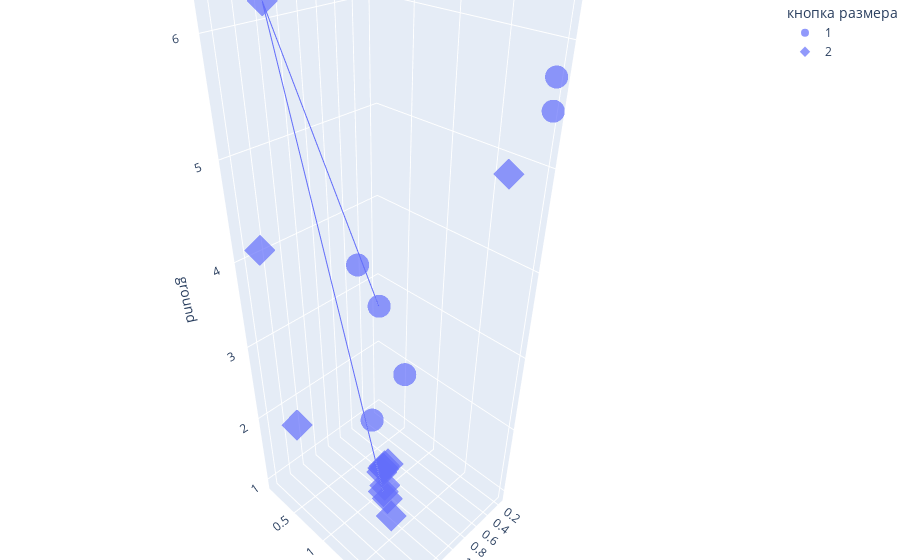

Source (notebook cell):
### Code cell
# this is best path, plot it as a  directional line in 3d
best_option = steps_df.iloc[prob.ibest_seq].drop_duplicates()
# Create the line plot
line_plot = px.line_3d(best_option, x='coffee', y='size', z='ground')
fig.add_trace(line_plot.data[0])
go.Figure(fig).show()

### Figure 1 — Plotly figure (JSON) as saved in the notebook; plotly's stock layout.template omitted (floating-point values rounded to 4 significant figures)
{"data": [{"hovertemplate": "кнопка размера=1<br>coffee=%{x}<br>size=%{y}<br>ground=%{z}<extra></extra>", "legendgroup": "1", "marker": {"color": "#636efa", "opacity": 0.7, "symbol": "circle"}, "mode": "markers", "name": "1", "scene": "scene", "showlegend": true, "type": "scatter3d", "x": [0.4639, 0.7011, 0.8555, 1.15, 0.1688, 1.2, 0.1845], "y": [0.4042, 1.023, 1.514, 0.8352, 1.976, 1.044, 2.0], "z": [2.924, 2.489, 6.727, 3.994, 5.729, 2.201, 5.479]}, {"hovertemplate": "кнопка размера=2<br>coffee=%{x}<br>size=%{y}<br>ground=%{z}<extra></extra>", "legendgroup": "2", "marker": {"color": "#636efa", "opacity": 0.7, "symbol": "diamond"}, "mode": "markers", "name": "2", "scene": "scene", "showlegend": true, "type": "scatter3d", "x": [1.857, 1.67, 1.564, 1.266, 0.3043, 1.264, 1.258, 1.225, 1.214, 1.165, 1.211, 1.175, 1.186], "y": [0.7836, 0.09786, 0.2285, 1.272, 1.755, 1.333, 1.388, 1.21, 1.227, 1.245, 1.211, 1.204, 1.21], "z": [6.338, 4.052, 1.781, 1.324, 4.916, 1.261, 1.004, 1.554, 1.612, 1.665, 1.612, 1.283, 1.62]}, {"hovertemplate": "coffee=%{x}<br>size=%{y}<br>ground=%{z}<extra></extra>", "legendgroup": "", "line": {"color": "#636efa", "dash": "solid"}, "marker": {"symbol": "circle"}, "mode": "lines", "name": "", "scene": "scene", "showlegend": false, "type": "scatter3d", "x": [0.4639, 1.857, 1.266], "y": [0.4042, 0.7836, 1.272], "z": [2.924, 6.338, 1.324]}], "layout": {"legend": {"title": {"text": "кнопка размера"}, "tracegroupgap": 0}, "margin": {"b": 0, "l": 0, "r": 0, "t": 0}, "scene": {"domain": {"x": [0.0, 1.0], "y": [0.0, 1.0]}, "xaxis": {"title": {"text": "coffee"}}, "yaxis": {"title": {"text": "size"}}, "zaxis": {"title": {"text": "ground"}}}}}
